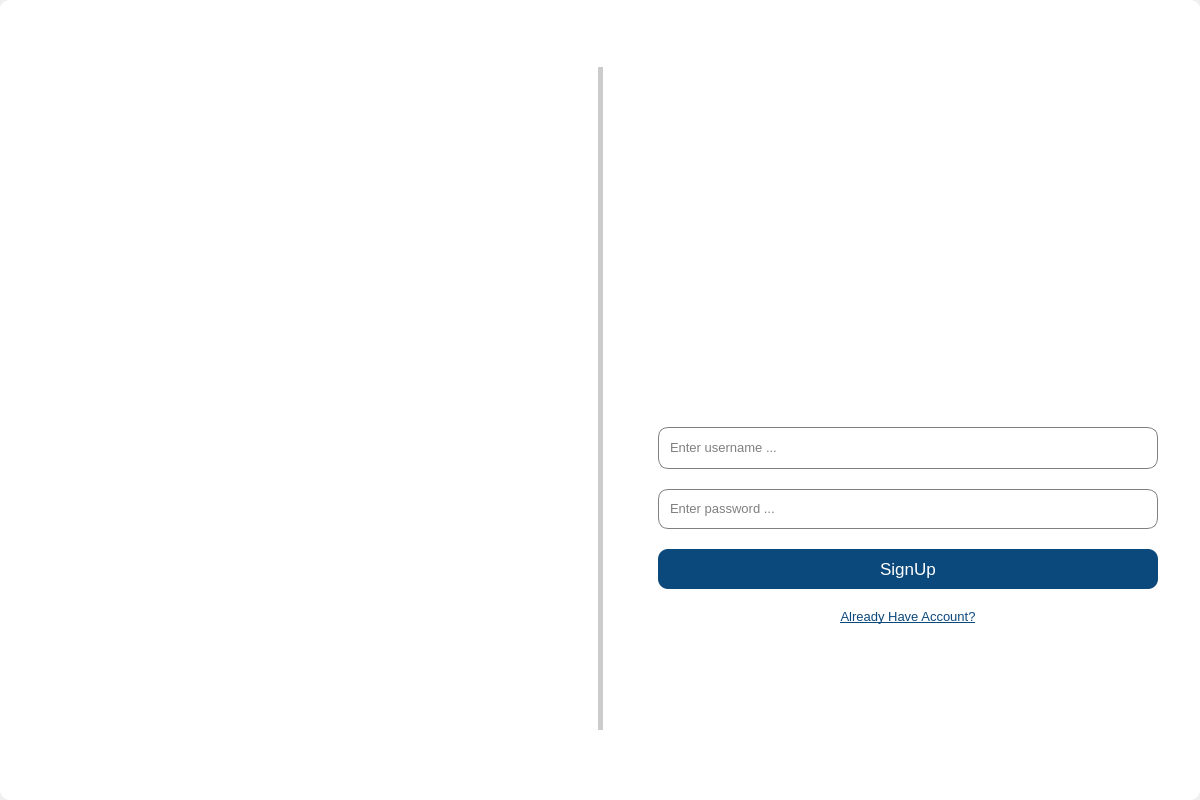
<?xml version="1.0" encoding="UTF-8"?>
<ui version="4.0">
 <class>MainWindow</class>
 <widget class="QMainWindow" name="MainWindow">
  <property name="geometry">
   <rect>
    <x>0</x>
    <y>0</y>
    <width>1200</width>
    <height>800</height>
   </rect>
  </property>
  <property name="minimumSize">
   <size>
    <width>1200</width>
    <height>800</height>
   </size>
  </property>
  <property name="maximumSize">
   <size>
    <width>1200</width>
    <height>800</height>
   </size>
  </property>
  <property name="windowTitle">
   <string>MainWindow</string>
  </property>
  <widget class="QWidget" name="centralwidget">
   <property name="minimumSize">
    <size>
     <width>1200</width>
     <height>800</height>
    </size>
   </property>
   <property name="maximumSize">
    <size>
     <width>1200</width>
     <height>800</height>
    </size>
   </property>
   <widget class="QFrame" name="frame">
    <property name="geometry">
     <rect>
      <x>0</x>
      <y>0</y>
      <width>1200</width>
      <height>800</height>
     </rect>
    </property>
    <property name="maximumSize">
     <size>
      <width>1200</width>
      <height>800</height>
     </size>
    </property>
    <property name="styleSheet">
     <string notr="true">background-color:white;
border-radius:10px</string>
    </property>
    <property name="frameShape">
     <enum>QFrame::StyledPanel</enum>
    </property>
    <property name="frameShadow">
     <enum>QFrame::Raised</enum>
    </property>
    <layout class="QVBoxLayout" name="verticalLayout_2">
     <property name="leftMargin">
      <number>0</number>
     </property>
     <property name="topMargin">
      <number>6</number>
     </property>
     <property name="rightMargin">
      <number>0</number>
     </property>
     <property name="bottomMargin">
      <number>0</number>
     </property>
     <item>
      <widget class="QFrame" name="control_bar">
       <property name="minimumSize">
        <size>
         <width>0</width>
         <height>25</height>
        </size>
       </property>
       <property name="maximumSize">
        <size>
         <width>16777215</width>
         <height>25</height>
        </size>
       </property>
       <property name="layoutDirection">
        <enum>Qt::LeftToRight</enum>
       </property>
       <property name="styleSheet">
        <string notr="true">background-color:white;
;border-radius:0px;
float:right;
</string>
       </property>
       <property name="frameShape">
        <enum>QFrame::StyledPanel</enum>
       </property>
       <property name="frameShadow">
        <enum>QFrame::Raised</enum>
       </property>
       <layout class="QHBoxLayout" name="horizontalLayout">
        <property name="spacing">
         <number>0</number>
        </property>
        <property name="leftMargin">
         <number>0</number>
        </property>
        <property name="topMargin">
         <number>0</number>
        </property>
        <property name="rightMargin">
         <number>0</number>
        </property>
        <property name="bottomMargin">
         <number>0</number>
        </property>
        <item>
         <widget class="QFrame" name="temp">
          <property name="styleSheet">
           <string notr="true">background-color:transparent;</string>
          </property>
          <property name="frameShape">
           <enum>QFrame::StyledPanel</enum>
          </property>
          <property name="frameShadow">
           <enum>QFrame::Raised</enum>
          </property>
         </widget>
        </item>
        <item>
         <widget class="QFrame" name="control_btns">
          <property name="minimumSize">
           <size>
            <width>50</width>
            <height>20</height>
           </size>
          </property>
          <property name="maximumSize">
           <size>
            <width>50</width>
            <height>16777215</height>
           </size>
          </property>
          <property name="styleSheet">
           <string notr="true">background-color:blue;
background-color:transparent;</string>
          </property>
          <property name="frameShape">
           <enum>QFrame::StyledPanel</enum>
          </property>
          <property name="frameShadow">
           <enum>QFrame::Raised</enum>
          </property>
          <layout class="QHBoxLayout" name="horizontalLayout_2">
           <property name="leftMargin">
            <number>0</number>
           </property>
           <property name="topMargin">
            <number>0</number>
           </property>
           <property name="rightMargin">
            <number>2</number>
           </property>
           <property name="bottomMargin">
            <number>0</number>
           </property>
           <item>
            <widget class="QPushButton" name="pushButton_2">
             <property name="minimumSize">
              <size>
               <width>20</width>
               <height>20</height>
              </size>
             </property>
             <property name="maximumSize">
              <size>
               <width>20</width>
               <height>20</height>
              </size>
             </property>
             <property name="styleSheet">
              <string notr="true">background-color:transparent;</string>
             </property>
             <property name="text">
              <string/>
             </property>
            </widget>
           </item>
           <item>
            <widget class="QPushButton" name="Close_Btn">
             <property name="minimumSize">
              <size>
               <width>20</width>
               <height>20</height>
              </size>
             </property>
             <property name="maximumSize">
              <size>
               <width>20</width>
               <height>20</height>
              </size>
             </property>
             <property name="styleSheet">
              <string notr="true">border-radius:10px;</string>
             </property>
             <property name="text">
              <string/>
             </property>
             <property name="icon">
              <iconset>
               <normaloff>../../../Window Authentications Modified/Designs/UI/images/cross.png</normaloff>
               <normalon>../../../Window Authentications Modified/Designs/UI/images/cross.png</normalon>../../../Window Authentications Modified/Designs/UI/images/cross.png</iconset>
             </property>
             <property name="iconSize">
              <size>
               <width>24</width>
               <height>24</height>
              </size>
             </property>
            </widget>
           </item>
          </layout>
         </widget>
        </item>
       </layout>
      </widget>
     </item>
     <item>
      <widget class="QFrame" name="body">
       <property name="sizePolicy">
        <sizepolicy hsizetype="Expanding" vsizetype="Expanding">
         <horstretch>0</horstretch>
         <verstretch>0</verstretch>
        </sizepolicy>
       </property>
       <property name="styleSheet">
        <string notr="true">background-color:transparent;
border-radius:0px;
</string>
       </property>
       <property name="frameShape">
        <enum>QFrame::StyledPanel</enum>
       </property>
       <property name="frameShadow">
        <enum>QFrame::Raised</enum>
       </property>
       <layout class="QHBoxLayout" name="horizontalLayout_3">
        <property name="spacing">
         <number>2</number>
        </property>
        <property name="leftMargin">
         <number>0</number>
        </property>
        <property name="topMargin">
         <number>0</number>
        </property>
        <property name="rightMargin">
         <number>0</number>
        </property>
        <property name="bottomMargin">
         <number>0</number>
        </property>
        <item>
         <widget class="QFrame" name="left_side">
          <property name="sizePolicy">
           <sizepolicy hsizetype="Expanding" vsizetype="Expanding">
            <horstretch>3</horstretch>
            <verstretch>0</verstretch>
           </sizepolicy>
          </property>
          <property name="styleSheet">
           <string notr="true">background-color:transparent;
</string>
          </property>
          <property name="frameShape">
           <enum>QFrame::StyledPanel</enum>
          </property>
          <property name="frameShadow">
           <enum>QFrame::Raised</enum>
          </property>
          <layout class="QHBoxLayout" name="horizontalLayout_4">
           <property name="leftMargin">
            <number>30</number>
           </property>
           <property name="rightMargin">
            <number>30</number>
           </property>
           <item>
            <widget class="QLabel" name="label">
             <property name="sizePolicy">
              <sizepolicy hsizetype="Fixed" vsizetype="Fixed">
               <horstretch>0</horstretch>
               <verstretch>0</verstretch>
              </sizepolicy>
             </property>
             <property name="minimumSize">
              <size>
               <width>0</width>
               <height>185</height>
              </size>
             </property>
             <property name="maximumSize">
              <size>
               <width>500</width>
               <height>250</height>
              </size>
             </property>
             <property name="text">
              <string/>
             </property>
             <property name="pixmap">
              <pixmap>../../../Window Authentications Modified/Designs/UI/Images/banner.png</pixmap>
             </property>
             <property name="scaledContents">
              <bool>true</bool>
             </property>
             <property name="alignment">
              <set>Qt::AlignCenter</set>
             </property>
            </widget>
           </item>
          </layout>
         </widget>
        </item>
        <item>
         <widget class="QFrame" name="sep">
          <property name="minimumSize">
           <size>
            <width>5</width>
            <height>0</height>
           </size>
          </property>
          <property name="maximumSize">
           <size>
            <width>5</width>
            <height>16777215</height>
           </size>
          </property>
          <property name="styleSheet">
           <string notr="true">background-color:#CDCCCC;
margin-top:30%;
margin-bottom:70%;
border-radius:200px;</string>
          </property>
          <property name="frameShape">
           <enum>QFrame::StyledPanel</enum>
          </property>
          <property name="frameShadow">
           <enum>QFrame::Raised</enum>
          </property>
         </widget>
        </item>
        <item>
         <widget class="QFrame" name="right_side">
          <property name="sizePolicy">
           <sizepolicy hsizetype="Expanding" vsizetype="Expanding">
            <horstretch>3</horstretch>
            <verstretch>0</verstretch>
           </sizepolicy>
          </property>
          <property name="styleSheet">
           <string notr="true">background-color:transparent;
</string>
          </property>
          <property name="frameShape">
           <enum>QFrame::StyledPanel</enum>
          </property>
          <property name="frameShadow">
           <enum>QFrame::Raised</enum>
          </property>
          <layout class="QVBoxLayout" name="verticalLayout_3">
           <item>
            <widget class="QFrame" name="login_type">
             <property name="sizePolicy">
              <sizepolicy hsizetype="Expanding" vsizetype="Expanding">
               <horstretch>0</horstretch>
               <verstretch>0</verstretch>
              </sizepolicy>
             </property>
             <property name="minimumSize">
              <size>
               <width>0</width>
               <height>30</height>
              </size>
             </property>
             <property name="maximumSize">
              <size>
               <width>16777215</width>
               <height>16777215</height>
              </size>
             </property>
             <property name="styleSheet">
              <string notr="true">background-color:transparent;
</string>
             </property>
             <property name="frameShape">
              <enum>QFrame::StyledPanel</enum>
             </property>
             <property name="frameShadow">
              <enum>QFrame::Raised</enum>
             </property>
             <layout class="QHBoxLayout" name="horizontalLayout_5">
              <property name="leftMargin">
               <number>75</number>
              </property>
              <property name="rightMargin">
               <number>75</number>
              </property>
              <item>
               <widget class="QFrame" name="frame_2">
                <property name="sizePolicy">
                 <sizepolicy hsizetype="Expanding" vsizetype="Fixed">
                  <horstretch>0</horstretch>
                  <verstretch>0</verstretch>
                 </sizepolicy>
                </property>
                <property name="styleSheet">
                 <string notr="true">background-color:transparent;</string>
                </property>
                <property name="frameShape">
                 <enum>QFrame::StyledPanel</enum>
                </property>
                <property name="frameShadow">
                 <enum>QFrame::Raised</enum>
                </property>
               </widget>
              </item>
             </layout>
            </widget>
           </item>
           <item>
            <widget class="QFrame" name="login_details">
             <property name="sizePolicy">
              <sizepolicy hsizetype="Minimum" vsizetype="Expanding">
               <horstretch>0</horstretch>
               <verstretch>0</verstretch>
              </sizepolicy>
             </property>
             <property name="minimumSize">
              <size>
               <width>0</width>
               <height>450</height>
              </size>
             </property>
             <property name="styleSheet">
              <string notr="true">background-color:transparent;
</string>
             </property>
             <property name="frameShape">
              <enum>QFrame::StyledPanel</enum>
             </property>
             <property name="frameShadow">
              <enum>QFrame::Raised</enum>
             </property>
             <layout class="QGridLayout" name="gridLayout">
              <property name="leftMargin">
               <number>20</number>
              </property>
              <property name="bottomMargin">
               <number>20</number>
              </property>
              <property name="verticalSpacing">
               <number>20</number>
              </property>
              <item row="1" column="0">
               <widget class="QFrame" name="frame_7">
                <property name="sizePolicy">
                 <sizepolicy hsizetype="Expanding" vsizetype="Maximum">
                  <horstretch>0</horstretch>
                  <verstretch>2</verstretch>
                 </sizepolicy>
                </property>
                <property name="minimumSize">
                 <size>
                  <width>200</width>
                  <height>0</height>
                 </size>
                </property>
                <property name="maximumSize">
                 <size>
                  <width>500</width>
                  <height>16777215</height>
                 </size>
                </property>
                <property name="styleSheet">
                 <string notr="true">background-color:white;
border-radius:10px;
border:1px solid gray;
</string>
                </property>
                <property name="frameShape">
                 <enum>QFrame::StyledPanel</enum>
                </property>
                <property name="frameShadow">
                 <enum>QFrame::Raised</enum>
                </property>
                <layout class="QHBoxLayout" name="horizontalLayout_6">
                 <property name="topMargin">
                  <number>10</number>
                 </property>
                 <property name="bottomMargin">
                  <number>10</number>
                 </property>
                 <item>
                  <widget class="QLineEdit" name="Username">
                   <property name="font">
                    <font>
                     <pointsize>10</pointsize>
                    </font>
                   </property>
                   <property name="styleSheet">
                    <string notr="true">background-color:transparent;
border-radius:0px;
border:none;
</string>
                   </property>
                   <property name="placeholderText">
                    <string>Enter username ...</string>
                   </property>
                  </widget>
                 </item>
                 <item>
                  <widget class="QLabel" name="label_3">
                   <property name="sizePolicy">
                    <sizepolicy hsizetype="Fixed" vsizetype="Fixed">
                     <horstretch>0</horstretch>
                     <verstretch>0</verstretch>
                    </sizepolicy>
                   </property>
                   <property name="minimumSize">
                    <size>
                     <width>20</width>
                     <height>20</height>
                    </size>
                   </property>
                   <property name="maximumSize">
                    <size>
                     <width>20</width>
                     <height>20</height>
                    </size>
                   </property>
                   <property name="styleSheet">
                    <string notr="true">border:none;</string>
                   </property>
                   <property name="text">
                    <string/>
                   </property>
                   <property name="pixmap">
                    <pixmap>../../../Window Authentications Modified/Designs/UI/images/user2.png</pixmap>
                   </property>
                   <property name="scaledContents">
                    <bool>true</bool>
                   </property>
                   <property name="alignment">
                    <set>Qt::AlignCenter</set>
                   </property>
                  </widget>
                 </item>
                </layout>
               </widget>
              </item>
              <item row="0" column="0">
               <widget class="QFrame" name="frame_10">
                <property name="styleSheet">
                 <string notr="true">background-color:transparent;</string>
                </property>
                <property name="frameShape">
                 <enum>QFrame::StyledPanel</enum>
                </property>
                <property name="frameShadow">
                 <enum>QFrame::Raised</enum>
                </property>
                <layout class="QHBoxLayout" name="horizontalLayout_8">
                 <item>
                  <widget class="QLabel" name="label_5">
                   <property name="sizePolicy">
                    <sizepolicy hsizetype="Fixed" vsizetype="Fixed">
                     <horstretch>0</horstretch>
                     <verstretch>0</verstretch>
                    </sizepolicy>
                   </property>
                   <property name="minimumSize">
                    <size>
                     <width>150</width>
                     <height>150</height>
                    </size>
                   </property>
                   <property name="maximumSize">
                    <size>
                     <width>150</width>
                     <height>150</height>
                    </size>
                   </property>
                   <property name="text">
                    <string/>
                   </property>
                   <property name="pixmap">
                    <pixmap>../../../Window Authentications Modified/Designs/UI/Images/Admin.png</pixmap>
                   </property>
                   <property name="scaledContents">
                    <bool>true</bool>
                   </property>
                   <property name="alignment">
                    <set>Qt::AlignCenter</set>
                   </property>
                  </widget>
                 </item>
                </layout>
               </widget>
              </item>
              <item row="3" column="0">
               <widget class="QPushButton" name="SignupButton">
                <property name="maximumSize">
                 <size>
                  <width>500</width>
                  <height>16777215</height>
                 </size>
                </property>
                <property name="font">
                 <font>
                  <pointsize>13</pointsize>
                 </font>
                </property>
                <property name="styleSheet">
                 <string notr="true">

#SignupButton {
background-color:#0B487C;
padding-top:10px;padding-bottom:10px;
border-radius:10px;
color:white;
}
#SignupButton:hover {
font-size:13pt;
cursor:pointer;
}
</string>
                </property>
                <property name="text">
                 <string>SignUp</string>
                </property>
                <property name="autoDefault">
                 <bool>false</bool>
                </property>
                <property name="default">
                 <bool>false</bool>
                </property>
                <property name="flat">
                 <bool>false</bool>
                </property>
               </widget>
              </item>
              <item row="2" column="0">
               <widget class="QFrame" name="frame_8">
                <property name="sizePolicy">
                 <sizepolicy hsizetype="Expanding" vsizetype="Maximum">
                  <horstretch>0</horstretch>
                  <verstretch>2</verstretch>
                 </sizepolicy>
                </property>
                <property name="maximumSize">
                 <size>
                  <width>500</width>
                  <height>16777215</height>
                 </size>
                </property>
                <property name="styleSheet">
                 <string notr="true">background-color:white;
border-radius:10px;
border:1px solid gray;</string>
                </property>
                <property name="frameShape">
                 <enum>QFrame::StyledPanel</enum>
                </property>
                <property name="frameShadow">
                 <enum>QFrame::Raised</enum>
                </property>
                <layout class="QHBoxLayout" name="horizontalLayout_7">
                 <item>
                  <widget class="QLineEdit" name="Password">
                   <property name="font">
                    <font>
                     <pointsize>10</pointsize>
                    </font>
                   </property>
                   <property name="tabletTracking">
                    <bool>false</bool>
                   </property>
                   <property name="styleSheet">
                    <string notr="true">background-color:transparent;
border-radius:0px;
border:none;</string>
                   </property>
                   <property name="echoMode">
                    <enum>QLineEdit::Password</enum>
                   </property>
                   <property name="placeholderText">
                    <string>Enter password ...</string>
                   </property>
                  </widget>
                 </item>
                 <item>
                  <widget class="QLabel" name="label_4">
                   <property name="sizePolicy">
                    <sizepolicy hsizetype="Fixed" vsizetype="Fixed">
                     <horstretch>0</horstretch>
                     <verstretch>0</verstretch>
                    </sizepolicy>
                   </property>
                   <property name="minimumSize">
                    <size>
                     <width>20</width>
                     <height>20</height>
                    </size>
                   </property>
                   <property name="maximumSize">
                    <size>
                     <width>20</width>
                     <height>20</height>
                    </size>
                   </property>
                   <property name="styleSheet">
                    <string notr="true">border:none;</string>
                   </property>
                   <property name="text">
                    <string/>
                   </property>
                   <property name="pixmap">
                    <pixmap>../../../Window Authentications Modified/Designs/UI/images/password.png</pixmap>
                   </property>
                   <property name="scaledContents">
                    <bool>true</bool>
                   </property>
                   <property name="alignment">
                    <set>Qt::AlignCenter</set>
                   </property>
                  </widget>
                 </item>
                </layout>
               </widget>
              </item>
              <item row="4" column="0">
               <widget class="QPushButton" name="LoginButton">
                <property name="font">
                 <font>
                  <pointsize>10</pointsize>
                  <weight>50</weight>
                  <bold>false</bold>
                  <underline>true</underline>
                 </font>
                </property>
                <property name="styleSheet">
                 <string notr="true">color:#0B487C;
</string>
                </property>
                <property name="text">
                 <string>Already Have Account?</string>
                </property>
               </widget>
              </item>
             </layout>
            </widget>
           </item>
           <item>
            <widget class="QFrame" name="frame_9">
             <property name="sizePolicy">
              <sizepolicy hsizetype="Expanding" vsizetype="Expanding">
               <horstretch>0</horstretch>
               <verstretch>0</verstretch>
              </sizepolicy>
             </property>
             <property name="styleSheet">
              <string notr="true">background-color:transparent;</string>
             </property>
             <property name="frameShape">
              <enum>QFrame::StyledPanel</enum>
             </property>
             <property name="frameShadow">
              <enum>QFrame::Raised</enum>
             </property>
            </widget>
           </item>
          </layout>
         </widget>
        </item>
       </layout>
      </widget>
     </item>
    </layout>
   </widget>
  </widget>
 </widget>
 <resources/>
 <connections/>
</ui>
